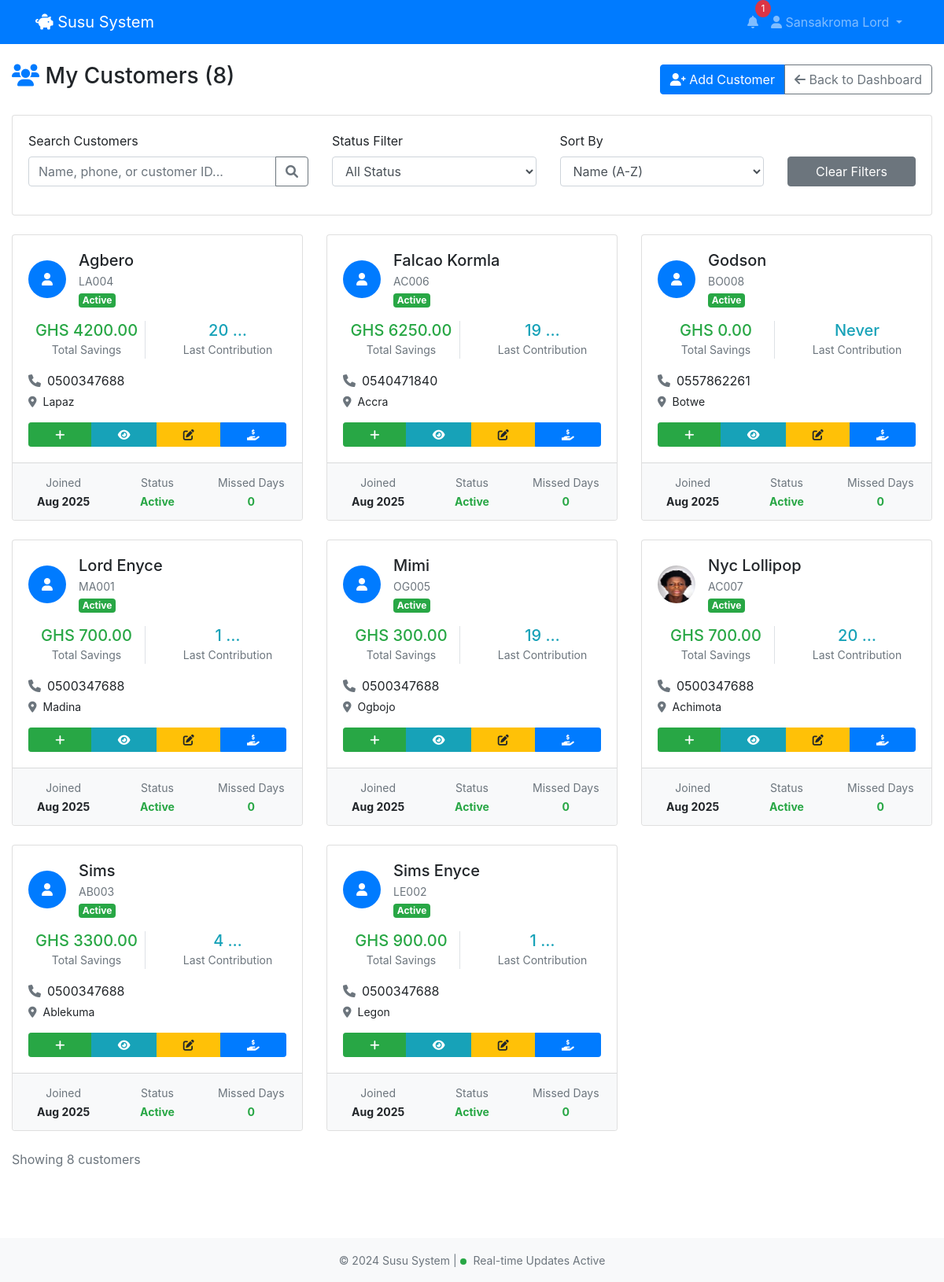
/officer/customers/ (signed in), run on the app's committed database.
### core/models.py (models this page shows, shortened)
class Customer(models.Model):
    STATUS_CHOICES = [
        ('active', 'Active'),
        ('inactive', 'Inactive'),
    ]
    is_active = models.BooleanField(default=True)
    officer = models.ForeignKey(
        'CollectionOfficer',
        on_delete=models.SET_NULL,
        null=True,
        blank=True,
        related_name='customers'
    )
    name = models.CharField(max_length=100)
    phone = models.CharField(max_length=15, blank=True)
    address = models.CharField(max_length=200)
    customer_id = models.CharField(max_length=10, unique=True, blank=True)
    status = models.CharField(max_length=10, choices=STATUS_CHOICES, default='active')
    date_joined = models.DateField(auto_now_add=True)
    missed_days = models.PositiveIntegerField(default=0)
    photo = models.ImageField(upload_to='customer_photos/', blank=True, null=True)
    class Meta:
        app_label = 'core'

### core/views.py (the view, shortened to what this page needs)
# urls.py: path('officer/customers/', views.officer_customers, name='officer_customers'),
@login_required
def officer_customers(request):
    try:
        officer = CollectionOfficer.objects.get(user=request.user)
    except CollectionOfficer.DoesNotExist:
        messages.error(request, "Officer profile not found.")
        return redirect('logout')
    customers = Customer.objects.filter(officer=officer)
    query = request.GET.get('q', '').strip()
    status_filter = request.GET.get('status', '')
    sort_by = request.GET.get('sort', 'name')
    if status_filter and status_filter in ['active', 'inactive']:
        customers = customers.filter(status=status_filter)
    approved_submissions = DailySubmission.objects.filter(
        officer=officer,
        approved=True
    )
    customers_list = list(customers)
    for customer in customers_list:
        customer.total_savings = 0
        for submission in approved_submissions:
            business_day_start = timezone.make_aware(
                timezone.datetime.combine(submission.date, timezone.datetime.min.time())
            ) + timedelta(hours=6)
            business_day_end = business_day_start + timedelta(hours=24)
            day_contributions = customer.contributions.filter(
                date__range=[business_day_start, business_day_end]
            ).aggregate(total=Sum('amount'))['total'] or 0
            customer.total_savings += day_contributions
        last_contribution = customer.contributions.order_by('-date').first()
        customer.last_contribution_date = last_contribution.date if last_contribution else None
    if sort_by == 'name':
        customers_list.sort(key=lambda x: x.name.lower())
    elif sort_by == '-name':
        customers_list.sort(key=lambda x: x.name.lower(), reverse=True)
    elif sort_by == 'total_savings':
        customers_list.sort(key=lambda x: x.total_savings or 0)
    elif sort_by == '-total_savings':
        customers_list.sort(key=lambda x: x.total_savings or 0, reverse=True)
    class CustomerList:
        def __init__(self, items):
            self.items = items
        def __iter__(self):
            return iter(self.items)
        def __len__(self):
            return len(self.items)
        @property
        def count(self):
            return len(self.items)
    customers = CustomerList(customers_list)
    context = {
        'customers': customers,
        'query': query,
        'status_filter': status_filter,
        'sort_by': sort_by,
        'officer': officer,
    }
    return render(request, 'core/officer_customers.html', context)

### core/templates/core/officer_customers.html (shortened to what this page needs)
{% extends 'base.html' %}
{% load static %}
{% block content %}
<div class="container-fluid">
    <div class="row">
        <div class="col-12">
            <div class="d-flex justify-content-between align-items-center mb-4">
                <h1 class="h3">
                    <i class="fas fa-users text-primary"></i>
                    My Customers ({{ customers.count }})
                </h1>
                <div class="btn-group">
                    <a href="{% url 'add_customer' %}" class="btn btn-primary">
                        <i class="fas fa-user-plus"></i> Add Customer
                    </a>
                    <a href="{% url 'officer_dashboard' %}" class="btn btn-outline-secondary">
                        <i class="fas fa-arrow-left"></i> Back to Dashboard
                    </a>
                </div>
            </div>
        </div>
    </div>
    <div class="card mb-4">
        <div class="card-body">
            <form method="GET" class="row">
                <div class="col-md-4">
                    <div class="form-group">
                        <label for="search">Search Customers</label>
                        <div class="input-group">
                            <input type="text" class="form-control" name="q" id="search"
                                   placeholder="Name, phone, or customer ID..." value="{{ request.GET.q }}">
                            <div class="input-group-append">
                                <button class="btn btn-outline-secondary" type="submit">
                                    <i class="fas fa-search"></i>
                                </button>
                            </div>
                        </div>
                    </div>
                </div>
                <div class="col-md-3">
                    <div class="form-group">
                        <label for="status">Status Filter</label>
                        <select name="status" id="status" class="form-control" onchange="this.form.submit()">
                            <option value="">All Status</option>
                        </select>
                    </div>
                </div>
                <div class="col-md-3">
                    <div class="form-group">
                        <label for="sort">Sort By</label>
                        <select name="sort" id="sort" class="form-control" onchange="this.form.submit()">
                            <option value="name">Name (A-Z)</option>
                        </select>
                    </div>
                </div>
                <div class="col-md-2">
                    <div class="form-group">
                        <label>&nbsp;</label>
                        <div>
                            <a href="{% url 'officer_customers' %}" class="btn btn-secondary btn-block">Clear Filters</a>
                        </div>
                    </div>
                </div>
            </form>
        </div>
    </div>
    {% if customers %}
        <div class="row">
            {% for customer in customers %}
            <div class="col-lg-4 col-md-6 mb-4">
                <div class="card h-100 customer-card {% if customer.status == 'inactive' %}border-warning{% endif %}">
                    <div class="card-body">
                        <div class="d-flex align-items-center mb-3">
                            {% if customer.photo %}
                                <img src="{{ customer.photo.url }}" class="rounded-circle mr-3" width="48" height="48">
                            {% else %}
                                <div class="bg-primary rounded-circle mr-3 d-flex align-items-center justify-content-center" style="width: 48px; height: 48px;">
                                    <i class="fas fa-user text-white"></i>
                                </div>
                            {% endif %}
                            <div class="flex-grow-1">
                                <h5 class="card-title mb-1">{{ customer.name }}</h5>
                                <p class="text-muted mb-0 small">{{ customer.customer_id }}</p>
                                <span class="badge badge-{% if customer.status == 'active' %}success{% else %}warning{% endif %} badge-sm">
                                    {{ customer.status|title }}
                                </span>
                            </div>
                        </div>
                        <div class="mb-3">
                            <div class="row text-center">
                                <div class="col-6">
                                    <div class="border-right">
                                        <h5 class="text-success mb-0">GHS {{ customer.total_savings|floatformat:2 }}</h5>
                                        <small class="text-muted">Total Savings</small>
                                    </div>
                                </div>
                                <div class="col-6">
                                    <h5 class="text-info mb-0">
                                        {% if customer.last_contribution_date %}
                                            {{ customer.last_contribution_date|timesince|truncatewords:1 }}
                                        {% else %}
                                            Never
                                        {% endif %}
                                    </h5>
                                    <small class="text-muted">Last Contribution</small>
                                </div>
                            </div>
                        </div>
                        <div class="mb-3">
                            {% if customer.phone %}
                                <p class="mb-1"><i class="fas fa-phone text-muted mr-2"></i>{{ customer.phone }}</p>
                            {% endif %}
                            <p class="mb-0 small"><i class="fas fa-map-marker-alt text-muted mr-2"></i>{{ customer.address|truncatechars:40 }}</p>
                        </div>
                        <div class="btn-group btn-group-sm w-100" role="group">
                            <a href="{% url 'add_contribution' customer.id %}" class="btn btn-success" title="Add Contribution">
                                <i class="fas fa-plus"></i>
                            </a>
                            <a href="{% url 'customer_detail' customer.id %}" class="btn btn-info" title="View Details">
                                <i class="fas fa-eye"></i>
                            </a>
                            <a href="{% url 'edit_customer' customer.id %}" class="btn btn-warning" title="Edit Customer">
                                <i class="fas fa-edit"></i>
                            </a>
                            <a href="{% url 'apply_loan' customer.id %}" class="btn btn-primary" title="Apply Loan">
                                <i class="fas fa-hand-holding-usd"></i>
                            </a>
                        </div>
                    </div>
                    <div class="card-footer bg-light">
                        <div class="row text-center">
                            <div class="col-4">
                                <small class="text-muted">Joined</small><br>
                                <small><strong>{{ customer.date_joined|date:"M Y" }}</strong></small>
                            </div>
                            <div class="col-4">
                                <small class="text-muted">Status</small><br>
                                <small><strong class="text-{% if customer.status == 'active' %}success{% else %}warning{% endif %}">
                                    {{ customer.status|title }}
                                </strong></small>
                            </div>
                            <div class="col-4">
                                <small class="text-muted">Missed Days</small><br>
                                <small><strong class="{% if customer.missed_days > 7 %}text-danger{% elif customer.missed_days > 3 %}text-warning{% else %}text-success{% endif %}">
                                    {{ customer.missed_days }}
                                </strong></small>
                            </div>
                        </div>
                    </div>
                </div>
            </div>
            {% endfor %}
        </div>
        <div class="row">
            <div class="col-12">
                <div class="d-flex justify-content-between align-items-center">
                    <p class="text-muted">Showing {{ customers.count }} customer{{ customers.count|pluralize }}</p>
                </div>
            </div>
        </div>
    {% endif %}
</div>
{% endblock %}

### core/templates/base.html (shortened to what this page needs)
<!DOCTYPE html>
<html lang="en">
<head>
    <link href="https://cdnjs.cloudflare.com/ajax/libs/bootstrap/4.6.2/css/bootstrap.min.css" rel="stylesheet">
    <link href="https://cdnjs.cloudflare.com/ajax/libs/font-awesome/6.0.0/css/all.min.css" rel="stylesheet">
</head>
<body>
    <nav class="navbar navbar-expand-lg navbar-dark bg-primary">
        <div class="container">
            <a class="navbar-brand" href="{% url 'dashboard' %}">
                <i class="fas fa-piggy-bank"></i> Susu System
            </a>
            <div class="navbar-nav ml-auto">
                {% if user.is_authenticated %}
                    <div class="nav-item dropdown position-relative">
                        <a class="nav-link" href="#" id="notificationDropdown" role="button" data-toggle="dropdown">
                            <i class="fas fa-bell"></i>
                            <span class="notification-badge" id="notification-count" style="display: none;">0</span>
                        </a>
                    </div>
                    <div class="nav-item dropdown">
                        <a class="nav-link dropdown-toggle" href="#" role="button" data-toggle="dropdown">
                            <i class="fas fa-user"></i> {{ user.get_full_name|default:user.username }}
                        </a>
                    </div>
                {% endif %}
            </div>
        </div>
    </nav>
    <main class="py-4">
        {% block content %}{% endblock %}
    </main>
    <footer class="bg-light text-center py-3 mt-5">
        <div class="container">
            <small class="text-muted">
                &copy; 2024 Susu System |
                <span class="real-time-indicator"></span>
                Real-time Updates Active
            </small>
        </div>
    </footer>
</body>
</html>

### core/templates/base.html (style rules this page uses)
.notification-badge { background-color: #dc3545; color: white; border-radius: 50%; padding: 2px 6px; font-size: 12px; position: absolute; top: -8px; right: -8px; min-width: 20px; text-align: center; }
.real-time-indicator { display: inline-block; width: 8px; height: 8px; background: #28a745; border-radius: 50%; animation: pulse 2s infinite; margin-right: 5px; }

### core/templates/core/officer_customers.html (style rules this page uses)
.customer-card { transition: transform 0.2s ease-in-out, box-shadow 0.2s ease-in-out; }
.border-right { border-right: 1px solid #dee2e6; }
.badge-sm { font-size: 0.75em; }
.btn-group-sm .btn { font-size: 0.875rem; }
.badge-success { background-color: #28a745; }
.customer-card { animation: fadeIn 0.3s ease-in-out; }

### data on the page
Customer: name "Agbero", customer_id "LA004", status "Active", total_savings "4200.00", last_contribution_date "20 …", phone "0500347688", address "Lapaz", date_joined "Aug 2025", missed_days "0"
Customer: name "Falcao Kormla", customer_id "AC006", status "Active", total_savings "6250.00", last_contribution_date "19 …", phone "0540471840", address "Accra", date_joined "Aug 2025", missed_days "0"
Customer: name "Godson", customer_id "BO008", status "Active", total_savings "0.00", shows "Never", phone "0557862261", address "Botwe", date_joined "Aug 2025", missed_days "0"
Customer: name "Lord Enyce", customer_id "MA001", status "Active", total_savings "700.00", last_contribution_date "1 …", phone "0500347688", address "Madina", date_joined "Aug 2025", missed_days "0"
Customer: name "Mimi", customer_id "OG005", status "Active", total_savings "300.00", last_contribution_date "19 …", phone "0500347688", address "Ogbojo", date_joined "Aug 2025", missed_days "0"
Customer: photo (picture), name "Nyc Lollipop", customer_id "AC007", status "Active", total_savings "700.00", last_contribution_date "20 …", phone "0500347688", address "Achimota", date_joined "Aug 2025", missed_days "0"
Customer: name "Sims", customer_id "AB003", status "Active", total_savings "3300.00", last_contribution_date "4 …", phone "0500347688", address "Ablekuma", date_joined "Aug 2025", missed_days "0"
Customer: name "Sims Enyce", customer_id "LE002", status "Active", total_savings "900.00", last_contribution_date "1 …", phone "0500347688", address "Legon", date_joined "Aug 2025", missed_days "0"

### other printed values
{{ user.get_full_name|default:user.username }} "Sansakroma Lord"
{{ customers.count }} "8"
